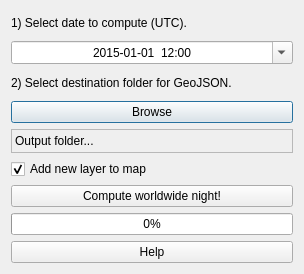
<?xml version="1.0" encoding="UTF-8"?>
<ui version="4.0">
 <class>worldwidenightDialogBase</class>
 <widget class="QDialog" name="worldwidenightDialogBase">
  <property name="geometry">
   <rect>
    <x>0</x>
    <y>0</y>
    <width>304</width>
    <height>274</height>
   </rect>
  </property>
  <property name="windowTitle">
   <string>Worldwide night to GeoJSON</string>
  </property>
  <layout class="QVBoxLayout" name="verticalLayout">
   <item>
    <widget class="QLabel" name="labelDate">
     <property name="text">
      <string>1) Select date to compute (UTC).</string>
     </property>
    </widget>
   </item>
   <item>
    <widget class="QDateTimeEdit" name="dateTimeEdit">
     <property name="alignment">
      <set>Qt::AlignCenter</set>
     </property>
     <property name="dateTime">
      <datetime>
       <hour>12</hour>
       <minute>0</minute>
       <second>0</second>
       <year>2015</year>
       <month>1</month>
       <day>1</day>
      </datetime>
     </property>
     <property name="date">
      <date>
       <year>2015</year>
       <month>1</month>
       <day>1</day>
      </date>
     </property>
     <property name="time">
      <time>
       <hour>12</hour>
       <minute>0</minute>
       <second>0</second>
      </time>
     </property>
     <property name="currentSection">
      <enum>QDateTimeEdit::YearSection</enum>
     </property>
     <property name="displayFormat">
      <string>yyyy-MM-dd  HH:mm</string>
     </property>
     <property name="calendarPopup">
      <bool>true</bool>
     </property>
     <property name="timeSpec">
      <enum>Qt::UTC</enum>
     </property>
    </widget>
   </item>
   <item>
    <widget class="QLabel" name="labelOutput">
     <property name="text">
      <string>2) Select destination folder for GeoJSON.</string>
     </property>
    </widget>
   </item>
   <item>
    <widget class="QPushButton" name="outputButton">
     <property name="text">
      <string>Browse</string>
     </property>
    </widget>
   </item>
   <item>
    <widget class="QLabel" name="labelOutputPath">
     <property name="frameShape">
      <enum>QFrame::StyledPanel</enum>
     </property>
     <property name="text">
      <string>Output folder...</string>
     </property>
    </widget>
   </item>
   <item>
    <widget class="QCheckBox" name="addLayerCheckBox">
     <property name="text">
      <string>Add new layer to map</string>
     </property>
     <property name="checked">
      <bool>true</bool>
     </property>
    </widget>
   </item>
   <item>
    <widget class="QPushButton" name="computeButton">
     <property name="text">
      <string>Compute worldwide night!</string>
     </property>
    </widget>
   </item>
   <item>
    <widget class="QProgressBar" name="progressBar">
     <property name="value">
      <number>0</number>
     </property>
    </widget>
   </item>
   <item>
    <widget class="QPushButton" name="helpButton">
     <property name="text">
      <string>Help</string>
     </property>
    </widget>
   </item>
  </layout>
 </widget>
 <resources/>
 <connections/>
</ui>
